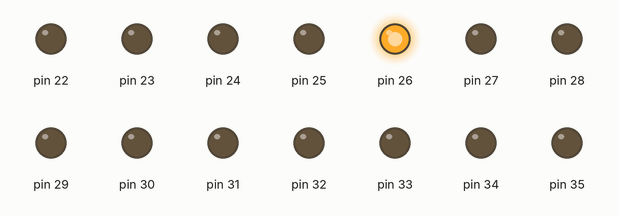
This sketch was run on a simulated Arduino Mega 2560, built with avr-gcc and run on an emulated ATmega2560. Parts: output pins drawn as LEDs (lit = HIGH).

Above: at 0.02 s.
At 0.37 s:
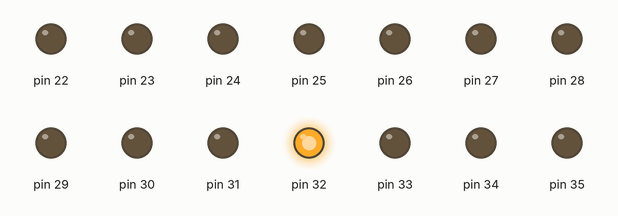
At 0.77 s:
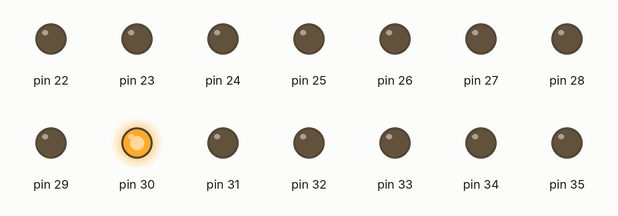
At 1.47 s:
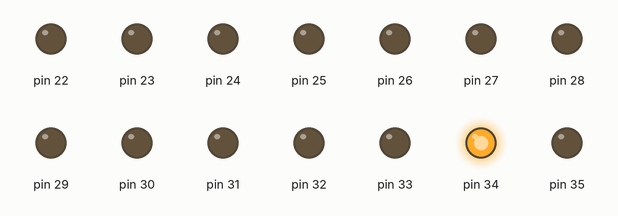
At 2.17 s:
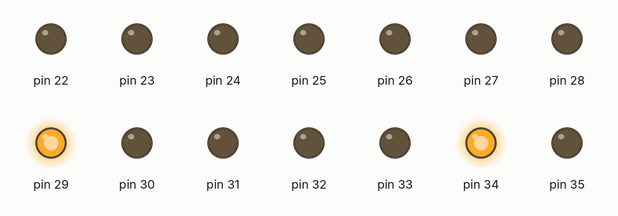
At 2.92 s:
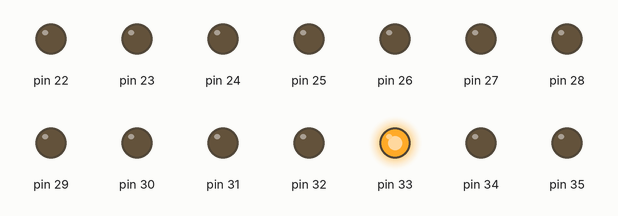
Timing chart, 0 to 3.2 s (numbered marks = the images above):
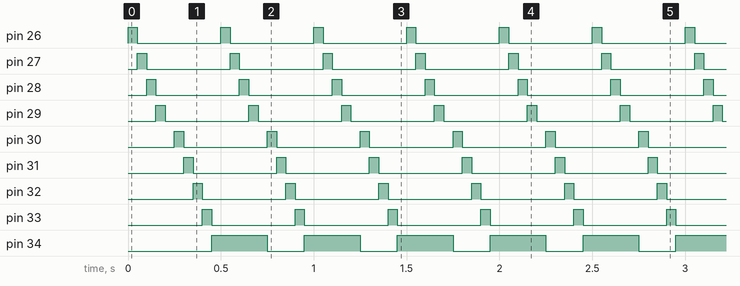

The sketch:

LED_bit_3.ino
```cpp
int i=0;

void setup() {
  DDRA = 0xFF;
  DDRC = 0xFF;
  //A4,A5,A6,A7,C7,C6,C5,C4
}

void loop() {
  for(i=0;i<5;i++)
  {
  PORTA = 0x10 << i;
  delay(50);
  }
  for(i=0;i<5;i++)
  {
  PORTC = 0x80 >> i;
  delay(50);
  }
}
```

Measured:
- by itself, pin 26–33: alternates HIGH for 0.05 s and LOW for 0.45 s
- by itself, pin 34: alternates HIGH for 0.30 s and LOW for 0.20 s
